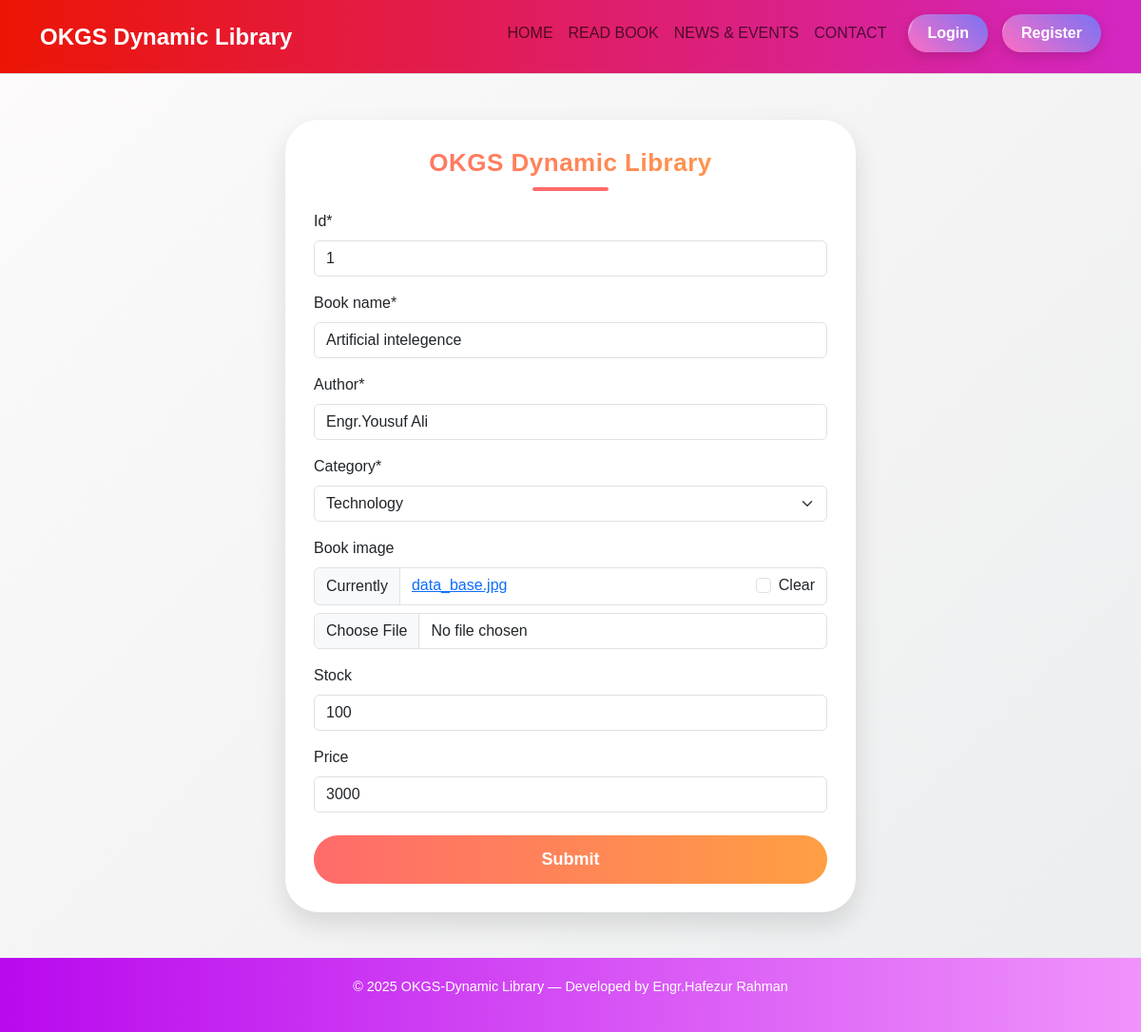
The app's page /edit_book/1 with its own data.
### book/models.py (models this page shows, shortened)
class Category(models.Model):
    name = models.CharField(max_length=150, unique=True)
    slug = models.SlugField(max_length=180, unique=True, blank=True)
    description = models.TextField(blank=True, null=True)
    category_image=models.ImageField(upload_to='photo/category_image',blank=True,null=True)
    is_active = models.BooleanField(default=True)
    created_at = models.DateTimeField(auto_now_add=True)
    updated_at = models.DateTimeField(auto_now=True)
    class Meta:
        ordering = ["name"]
    def __str__(self):
        return self.name

class BookStoreModel(models.Model):
    CATEGORY = (
        ('Mystery','Mystery'),
        ('Thriller','Thriller'),
        ('Sci-Fi','Sci-Fi'),
        ('Humor','Humor'),
        ('Horror','Horror'),
    )
    id = models.IntegerField(primary_key=True)
    book_name = models.CharField(max_length=30)
    author = models.CharField(max_length=30)
    category = models.ForeignKey(Category, on_delete=models.CASCADE, related_name="books")
    first_pub = models.DateTimeField(auto_now_add=True)
    last_pub = models.DateTimeField(auto_now=True)
    book_image = models.ImageField(upload_to='book_photo',blank=True,null=True)
    book_pdf = models.FileField(upload_to='book_pdfs/', blank=True,null=True)
    stock = models.IntegerField(blank=True,null=True)
    is_order = models.BooleanField(blank=True,null=True,default=False)
    price = models.IntegerField(blank=True,null=True)

### book/views.py (the view)
# urls.py: path('edit_book/<int:id>',views.update_book,name='edit_book'),
def update_book(request, id):
    book = get_object_or_404(BookStoreModel, id=id)
    user_id = request.session.get("user_id")
    is_adm = None
    if user_id:
        try:
            user = UserRegistration.objects.get(id=user_id)
            is_adm = user.is_admin
        except UserRegistration.DoesNotExist:
            pass
    if request.method == "POST":
        form = BookStoreForm(request.POST, request.FILES, instance=book)
        if form.is_valid():
            form.save()
            return redirect('show_books')
    else:
        is_adm=is_adm
        form = BookStoreForm(instance=book)
        context = {
            'is_adm': is_adm,
            'form': form,
            'book': book
        }
        return render(request, 'store_book.html', context)

### book/forms.py
class BookStoreForm(forms.ModelForm):
    class Meta:
        model=BookStoreModel
        fields=['id','book_name','author','category','book_image','stock','price']

### book/templates/store_book.html (shortened to what this page needs)
{% extends "index.html" %}
{% load crispy_forms_tags %}
{% block content %}
<div class="container my-5">
  <div class="insta-card mx-auto" style="max-width: 600px;">
    <h2 class="text-center insta-title mb-2">OKGS Dynamic Library</h2>
    <div class="divider"></div>
    <form method="post" enctype="multipart/form-data">
    {{ form|crispy }}
    <div class="d-grid mt-4">
        <button type="submit" class="insta-btn">Submit</button>
    </div>
    </form>
  </div>
</div>
{% endblock %}

### templates/index.html (style rules this page uses)
body { font-family: 'Poppins', sans-serif; background:#fdf6fb; margin:0; padding:0; }

### book/templates/store_book.html (style rules this page uses)
body { background: linear-gradient(135deg, #fdfbfb, #ebedee); font-family: 'Poppins', sans-serif; }
.insta-card { background: #fff; border-radius: 35px; padding: 30px; box-shadow: 0 12px 28px rgba(0,0,0,0.12); transition: 0.3s ease; }
.insta-title { font-size: 26px; font-weight: 700; background: linear-gradient(90deg, #ff6b6b, #ff9f43); -webkit-background-clip: text; -webkit-text-fill-color: transparent; letter-spacing: .5px; }
.insta-btn { border-radius: 40px; font-weight: 600; padding: 12px; font-size: 18px; background: linear-gradient(90deg, #ff6b6b, #ff9f43); border: none; color: white; transition: .2s; }
.divider { width: 80px; height: 4px; background: #ff6b6b; border-radius: 5px; margin: 10px auto 20px; }

### records on screen
Category: id "1"
BookStoreModel: book_name "Artificial intelegence", author "Engr.Yousuf Ali", category "Technology", stock "100", price "3000"
